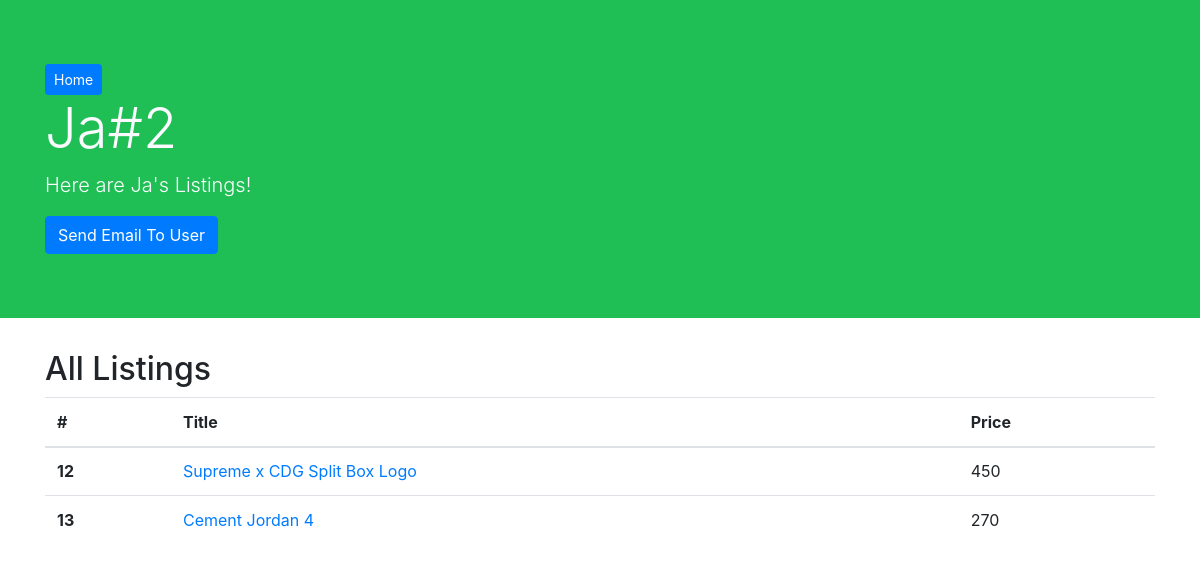
/user/2, run on the app's committed database.
### main/models.py (models this page shows, shortened)
class User(models.Model):
    first = models.CharField(max_length=45)
    last = models.CharField(max_length=45)
    email = models.TextField()
    password = models.TextField()
    created_at = models.DateTimeField(auto_now_add=True)
    updated_at = models.DateTimeField(auto_now=True)
    objects = UserManager()

class Listing(models.Model):
    title = models.CharField(max_length=100)
    desc = models.TextField()
    img = models.FileField()
    posted_by = models.ForeignKey(User, related_name='posted', on_delete=models.CASCADE)
    price = models.IntegerField()
    condition = models.CharField(max_length=10)
    location = models.CharField(max_length=15)
    watching = models.ManyToManyField(User, related_name='watching')
    created_at = models.DateTimeField(auto_now_add=True)
    updated_at = models.DateTimeField(auto_now=True)

### main/views.py (the view)
# urls.py: path('user/<int:num>', views.user),
def user(request, num):
    view_user = User.objects.get(id=num)
    context ={
        'view_user': view_user,
        'all_listings': Listing.objects.all()
    }
    return render(request, 'user.html', context)

### main/templates/user.html (shortened to what this page needs)
<!doctype html>
<html lang="en">
<head>
    <link rel="stylesheet" href="https://maxcdn.bootstrapcdn.com/bootstrap/4.0.0/css/bootstrap.min.css"
>
</head>
<body>
    <div class="jumbotron jumbotron-fluid">
        <div class="container">
            <a href="/dashboard" class="btn btn-primary btn-sm">Home</a>
            <h1 class="display-4">{{view_user.first}}#{{view_user.id}}</h1>
            <p class="lead">Here are {{view_user.first}}'s Listings!</p>
            <a class='btn btn-primary' href = "mailto: {{view_user.email}}">Send Email To User</a>
        </div>
    </div>
    <div class="container">
        <h2>All Listings</h2>
        <table class="table">
            <thead>
                <tr>
                    <th scope="col">#</th>
                    <th scope="col">Title</th>
                    <th scope="col">Price</th>
                </tr>
            </thead>
            <tbody>
                <tr>{% for Listing in all_listings %}
                    {% if view_user.id == Listing.posted_by.id %}
                    <th scope="row">{{Listing.id}}</th>
                    <td><a href="/view/{{Listing.id}}">{{Listing.title}}</a></td>
                    <td>{{Listing.price}}</td>
                    {% endif %}
                </tr>{% endfor %}
            </tbody>
        </table>
    </div>
</body>
</html>

### main/templates/user.html (style rules this page uses)
.jumbotron { background-color: #20BF55; color: #FBFBFF; }

### data on the page
User: first "Ja", id "2"
Listing: id "12", title "Supreme x CDG Split Box Logo", price "450"
Listing: id "13", title "Cement Jordan 4", price "270"
